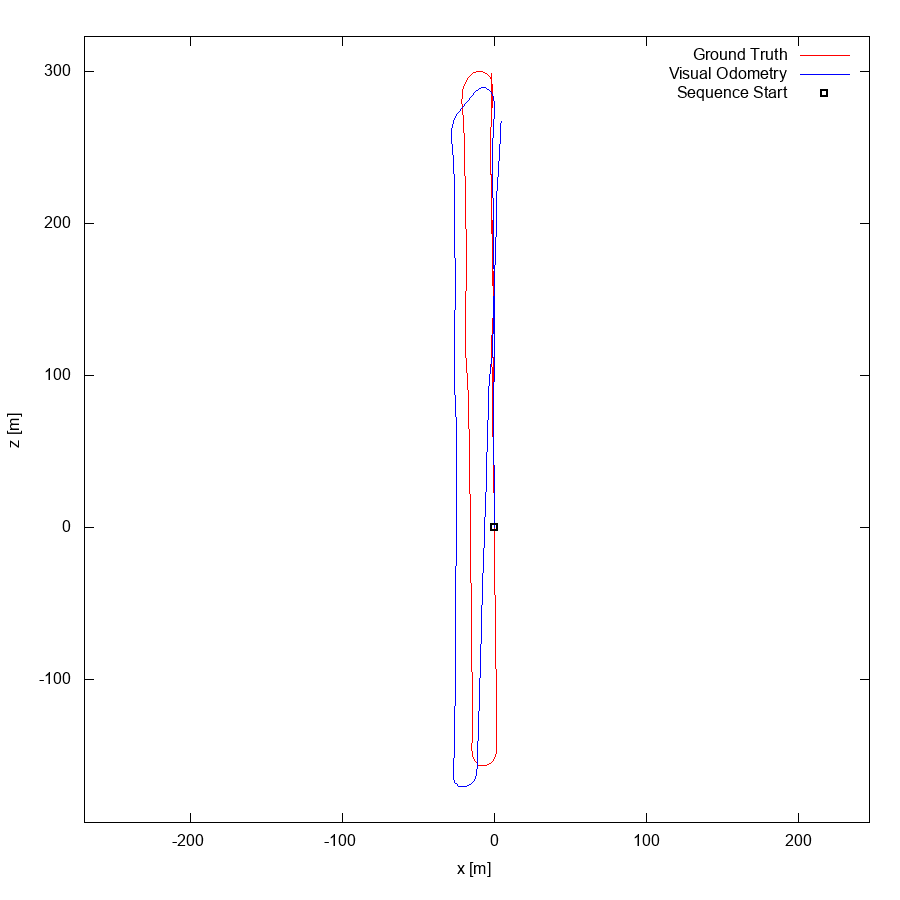

Write the gnuplot code that produced this figure.
set term postscript eps enhanced color
set output "06.eps"
set size ratio -1
set xrange [-270:247]
set yrange [-194:323]
set xlabel "x [m]"
set ylabel "z [m]"
plot "06.txt" using 1:2 lc rgb "#FF0000" title 'Ground Truth' w lines,"06.txt" using 3:4 lc rgb "#0000FF" title 'Visual Odometry' w lines,"< head -1 06.txt" using 1:2 lc rgb "#000000" pt 4 ps 1 lw 2 title 'Sequence Start' w points
